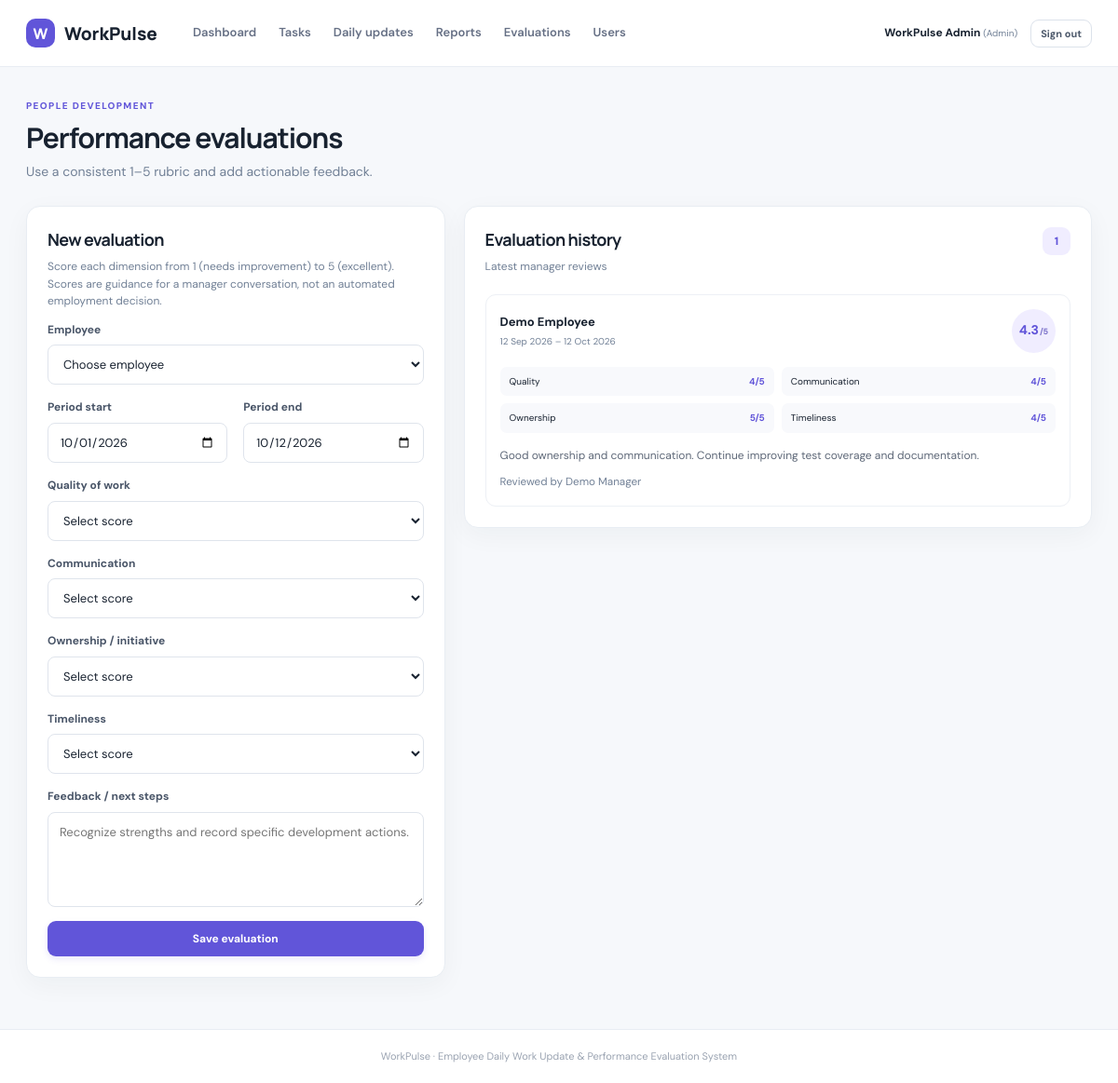
Page /evaluations.php (signed in) on the committed database.
### tables this page shows
CREATE TABLE `evaluations` (
  `id` bigint(20) UNSIGNED NOT NULL,
  `employee_id` bigint(20) UNSIGNED NOT NULL,
  `reviewer_id` bigint(20) UNSIGNED NOT NULL,
  `period_start` date NOT NULL,
  `period_end` date NOT NULL,
  `quality_score` tinyint(3) UNSIGNED NOT NULL,
  `communication_score` tinyint(3) UNSIGNED NOT NULL,
  `ownership_score` tinyint(3) UNSIGNED NOT NULL,
  `timeliness_score` tinyint(3) UNSIGNED NOT NULL,
  `overall_score` decimal(3,2) NOT NULL,
  `comments` text DEFAULT NULL,
  `created_at` timestamp NOT NULL DEFAULT current_timestamp()
);

CREATE TABLE `users` (
  `id` bigint(20) UNSIGNED NOT NULL,
  `name` varchar(120) NOT NULL,
  `email` varchar(190) NOT NULL,
  `password_hash` varchar(255) NOT NULL,
  `role` enum('admin','manager','employee') NOT NULL DEFAULT 'employee',
  `is_active` tinyint(1) NOT NULL DEFAULT 1,
  `created_at` timestamp NOT NULL DEFAULT current_timestamp(),
  `updated_at` timestamp NOT NULL DEFAULT current_timestamp() ON UPDATE current_timestamp()
);

### includes/functions.php (called while the page is built, shortened)
<?php
function e(?string $value): string {
    return htmlspecialchars((string)$value, ENT_QUOTES | ENT_SUBSTITUTE, 'UTF-8');
}

### evaluations.php (the view, shortened to what this page needs)
<?php
require_once __DIR__ . '/config.php';
require_once __DIR__ . '/includes/functions.php';
$evaluations = $pdo->query('SELECT ev.*, emp.name employee_name, rev.name reviewer_name FROM evaluations ev JOIN users emp ON emp.id=ev.employee_id JOIN users rev ON rev.id=ev.reviewer_id ORDER BY ev.created_at DESC LIMIT 100')->fetchAll();
require __DIR__ . '/includes/header.php';
?>
<div class="page-heading"><div><span class="eyebrow">PEOPLE DEVELOPMENT</span><h1>Performance evaluations</h1><p class="muted">Use a consistent 1–5 rubric and add actionable feedback.</p></div></div>
<div class="content-grid eval-layout"><section class="panel"><h2>New evaluation</h2><p class="muted small">Score each dimension from 1 (needs improvement) to 5 (excellent). Scores are guidance for a manager conversation, not an automated employment decision.</p>
<form method="post" class="form-stack"><input type="hidden" name="csrf_token" value="<?= e(csrf_token()) ?>">
<label>Employee<select name="employee_id" required><option value="">Choose employee</option></select></label>
<div class="form-grid"><label>Period start<input type="date" name="period_start" required value="<?= date('Y-m-01') ?>"></label><label>Period end<input type="date" name="period_end" required value="<?= date('Y-m-d') ?>"></label></div>
<?php foreach(['quality_score'=>'Quality of work','communication_score'=>'Communication','ownership_score'=>'Ownership / initiative','timeliness_score'=>'Timeliness'] as $field=>$label): ?><label><?= e($label) ?><select name="<?= e($field) ?>" required><option value="">Select score</option></select></label><?php endforeach; ?>
<label>Feedback / next steps<textarea name="comments" rows="4" placeholder="Recognize strengths and record specific development actions."></textarea></label><button class="btn btn-primary btn-block">Save evaluation</button></form></section>
<section class="panel"><div class="panel-heading"><div><h2>Evaluation history</h2><p class="muted">Latest manager reviews</p></div><span class="counter"><?= count($evaluations) ?></span></div>
<?php if (!$evaluations): ?><div class="empty-state"><div>✦</div><strong>No evaluations yet</strong><p>Completed reviews will appear here.</p></div><?php else: ?><div class="evaluation-list"><?php foreach($evaluations as $ev): ?><article class="evaluation-card"><div class="evaluation-top"><div><strong><?= e($ev['employee_name']) ?></strong><small><?= e(date('d M Y',strtotime($ev['period_start']))) ?> – <?= e(date('d M Y',strtotime($ev['period_end']))) ?></small></div><div class="score-circle"><?= number_format((float)$ev['overall_score'],1) ?><small>/5</small></div></div><div class="score-bars"><?php foreach(['Quality'=>'quality_score','Communication'=>'communication_score','Ownership'=>'ownership_score','Timeliness'=>'timeliness_score'] as $label=>$field): ?><div><span><?= e($label) ?></span><strong><?= (int)$ev[$field] ?>/5</strong></div><?php endforeach; ?></div><?php if($ev['comments']): ?><p><?= nl2br(e($ev['comments'])) ?></p><?php endif; ?><small class="muted">Reviewed by <?= e($ev['reviewer_name']) ?></small></article><?php endforeach; ?></div><?php endif; ?></section></div>
<?php require __DIR__ . '/includes/footer.php'; ?>

### assets/style.css (style rules this page uses)
:root { --ink:#182230;--muted:#718096;--line:#e8edf3;--bg:#f6f8fb;--primary:#6155d9;--primary-dark:#4d42c5;--green:#16845b;--red:#c34452;--blue:#2767bd;--shadow:0 8px 28px rgba(25,35,55,.045) }
* { box-sizing:border-box }
body { margin:0;background:var(--bg);color:var(--ink);font:14px/1.55 'DM Sans',sans-serif }
h1,h2,h3,h4,p { margin-top:0 }
h1,h2,h3 { font-family:Manrope,'DM Sans',sans-serif;letter-spacing:-.035em }
h1 { font-size:30px;line-height:1.2;margin-bottom:8px }
h2 { font-size:18px;margin-bottom:5px }
p { margin-bottom:12px }
.muted { color:var(--muted) }
.small { font-size:12px }
.page-heading { display:flex;align-items:center;justify-content:space-between;gap:20px;margin-bottom:26px }
.page-heading p { margin-bottom:0 }
.eyebrow { display:block;color:var(--primary);font-size:10px;font-weight:800;letter-spacing:.14em;margin-bottom:8px }
.btn { display:inline-flex;align-items:center;justify-content:center;gap:9px;border:1px solid transparent;border-radius:9px;padding:10px 15px;text-decoration:none;font:700 12px 'DM Sans',sans-serif;cursor:pointer;transition:.15s ease;white-space:nowrap }
.btn-primary { background:var(--primary);color:#fff;box-shadow:0 3px 7px #6155d922 }
.btn-block { width:100% }
.stat-card,.panel { background:#fff;border:1px solid var(--line);border-radius:15px;box-shadow:var(--shadow) }
.content-grid { display:grid;grid-template-columns:minmax(0,1.55fr) minmax(320px,1fr);gap:20px;align-items:start }
.panel { padding:22px;min-width:0 }
.panel-heading { display:flex;align-items:flex-start;justify-content:space-between;gap:14px;margin-bottom:20px }
.panel-heading p { font-size:12px;margin:0 }
.form-stack { display:flex;flex-direction:column;gap:15px }
.form-stack label,.form-grid label,.report-filter label { display:flex;flex-direction:column;gap:7px;font-size:12px;font-weight:700;color:#495568 }
input,select,textarea { width:100%;padding:11px 12px;border:1px solid #dfe4ec;border-radius:8px;background:#fff;color:var(--ink);font:13px 'DM Sans',sans-serif;outline:none;transition:border .15s }
textarea { resize:vertical;min-height:80px;line-height:1.5 }
.form-grid { display:grid;grid-template-columns:1fr 1fr;gap:17px }
.counter { display:grid;place-items:center;min-width:30px;height:30px;border-radius:9px;background:#f0edff;color:var(--primary);font-size:12px;font-weight:800 }
.eval-layout { grid-template-columns:minmax(300px,.8fr) minmax(0,1.2fr) }
.evaluation-list { display:flex;flex-direction:column;gap:12px }
.evaluation-card { border:1px solid #edf0f5;border-radius:11px;padding:15px }
.evaluation-top { display:flex;justify-content:space-between;align-items:center }
.evaluation-top strong { display:block;font-size:13px }
.evaluation-top small { display:block;color:var(--muted);font-size:10px;margin-top:3px }
.score-circle { width:47px;height:47px;display:flex;align-items:center;justify-content:center;gap:1px;border-radius:50%;background:#f0edff;color:var(--primary);font-weight:800;font-size:14px }
.score-circle small { font-size:9px;color:#7d74cb }
.score-bars { display:grid;grid-template-columns:1fr 1fr;gap:8px;margin:15px 0 }
.score-bars div { display:flex;justify-content:space-between;background:#f8f9fc;padding:8px 10px;border-radius:7px;font-size:10px }
.score-bars strong { color:var(--primary) }
.evaluation-card>p { font-size:12px;color:#5e6878;margin-bottom:8px }

### rows in the picture
evaluations: employee.name "Demo Employee", period_start "12 Sep 2026", period_end "12 Oct 2026", overall_score "4.3", label "Quality", quality_score "4", label "Communication", communication_score "4", label "Ownership", ownership_score "5", label "Timeliness", timeliness_score "4", comments "Good ownership and communication. Continue improving test coverage and documentation.", reviewer.name "Demo Manager"

### other values in the picture
current_user()['name'] "WorkPulse Admin"
current_user()['role'] "Admin"
$label "Quality of work"
$label "Communication"
$label "Ownership / initiative"
$label "Timeliness"
count($evaluations) "1"
